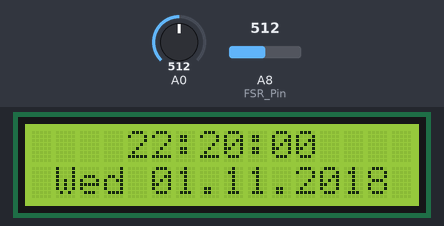
Recording of a sketch running on a simulated Arduino Mega 2560, built with avr-gcc and run on an emulated ATmega2560. Parts: 16×2 character LCD. The test bench sets the inputs (shaded band); at power-on: A0 = 512, A8 (FSR_Pin) = 512. The local clock reads 2024-03-15 10:24:30 at power-on unless the sketch sets it; what the sketch prints to the serial monitor is not drawn.

Above: at 0.1 s.
At 4.2 s:
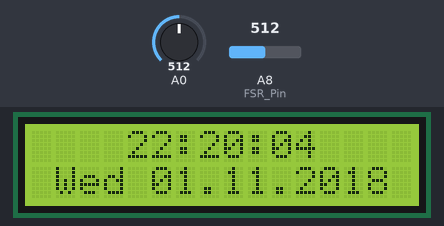
At 9.3 s:
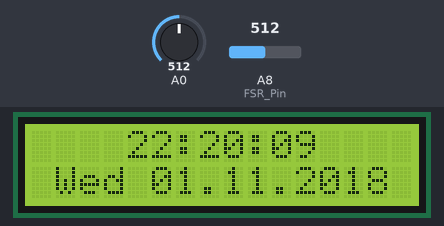
At 19.4 s:
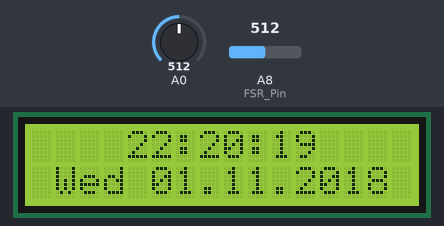
At 28.5 s:
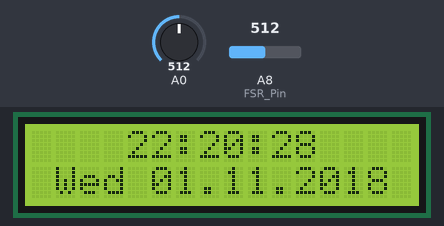
At 38.7 s:
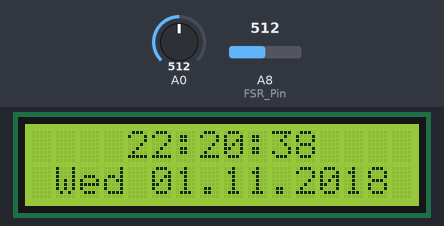

Measured:
- what the display in image 1 shows lasts 1.1 s, from 4.1 s to 5.2 s

The sketch:

AlrmClock.ino
```cpp
/* LCD Keypad Shield (LCD1602) [D038] : http://rdiot.tistory.com/230 [RDIoT Demo] */

#include <LiquidCrystal.h>
#include <DS1302.h>

LiquidCrystal lcd(8, 9, 4, 5, 6, 7);// select the pins used on the LCD panel
DS1302 rtc(27, 29, 31);// RS,DAT,CLK

// define some values used by the panel and buttons
int lcd_key     = 0;
int adc_key_in  = 0;
int FSR_Pin = A8;

#define btnRIGHT  0
#define btnUP     1
#define btnDOWN   2
#define btnLEFT   3
#define btnSELECT 4
#define btnNONE   5

int read_LCD_buttons(){               // read the buttons
    adc_key_in = analogRead(0);       // read the value from the sensor

     if (adc_key_in < 50)   return btnRIGHT;
     if (adc_key_in < 195)  return btnUP;
     if (adc_key_in < 380)  return btnDOWN;
     if (adc_key_in < 555)  return btnLEFT;
     if (adc_key_in < 790)  return btnSELECT;

    return btnNONE;                // when all others fail, return this.
}


void setup(){
  lcd.begin(16, 2); // set Lcd for output column 16 , row 2
   rtc.halt(false);
   rtc.writeProtect(false);            // set the LCD cursor   position
   rtc.setDOW(4);        // Set Day-of-Week to FRIDAY
   rtc.setTime(22, 20, 0);     // Set the time to 12:00:00 (24hr format)
   rtc.setDate(1, 11, 2018);// Set the date mouth year

   Serial.begin(9600);
}

void loop(){
    int FSRReading = analogRead(FSR_Pin);// weigth
    lcd_key = read_LCD_buttons();   // read the buttons
    int key_btn = lcd_key;
    lcd.setCursor(4,0); //column , row
    lcd.print(rtc.getTimeStr());// print time
    lcd.setCursor(1,1);
    lcd.print(rtc.getDOWStr(FORMAT_SHORT)); //print date column 0 row 0
    lcd.setCursor(5,1);
    lcd.print(rtc.getDateStr()); //print time column 6 row 1


    Serial.print(rtc.getDOWStr(FORMAT_SHORT));
    Serial.print(rtc.getDateStr());
    Serial.print(rtc.getTimeStr());
    Serial.println();
      delay(1000);

}
```
